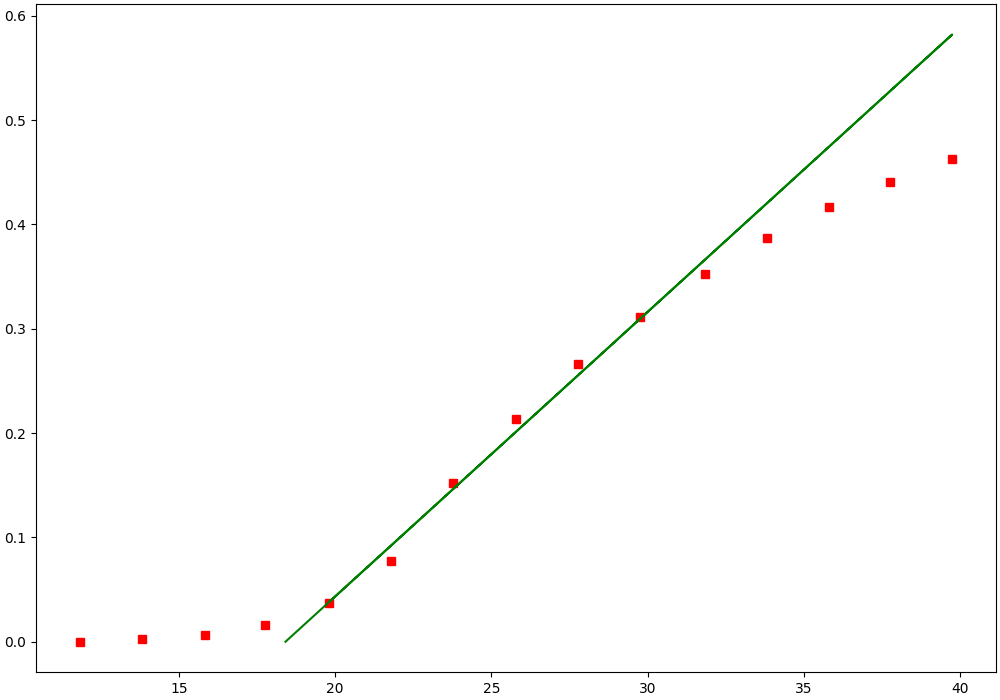

Reproduce this figure in Python.
import math
from pyexpat.errors import XML_ERROR_SUSPEND_PE
import matplotlib.pyplot as plt
import numpy as np
from scipy.optimize import curve_fit 

def mapping(x, a, b): 
    return a * x + b 

T_list = []
U_list = []
t_list = []

t_0 = 6.9092



with  open('data', 'r')  as  data:
    for line in data:
        list_line = list((map(float, line.split())))
        T_list.append(list_line[0])
        U_list.append(list_line[1])
        t_list.append(list_line[2])

for i in range(len(T_list)):
    T_list[i] = T_list[i] + U_list[i] * 24

x = np.array(T_list)
y_list = []

for i in range(len(t_list)):
    y_list.append(1 / ((float)(t_list[i] ** 2 - t_0 ** 2)))

y = np.array(y_list)

correction = y[0]

y = y - correction



x_aproc = x[4:len(x)-4]
y_aproc = y[4:len(y)-4]
x_ful_aproc = x[4:len(x)]

args, covarian = curve_fit(mapping, x_aproc, y_aproc)
a, b = args[0], args[1]
y_fit = a * x_ful_aproc + b
y_fit = np.append(y_fit, 0)
x_ful_aproc = np.append(x_ful_aproc, -b/a)
print(-b/a)

sum = 0
length = len(x_aproc)
for i in range(len(x_aproc)):
    sum += (y_fit[i] - y_aproc[i]) ** 2
error_rate = math.sqrt(sum / (length + 1))
print(error_rate)

x_sr = 0
y_sr = 0

x_dr = 0
y_dr = 0

for i in range(length):
    x_sr += x_aproc[i]
x_sr /= length

for i in range(length):
    x_dr += (x_aproc[i] - x_sr) ** 2
x_dr /= length

for i in range(length):
    y_sr += y_aproc[i]
y_sr /= length

for i in range(length):
    y_dr += (y_aproc[i] - y_sr) ** 2
y_dr /= length

error_rate_a = math.sqrt(((y_dr / x_dr) - a ** 2) / (length - 2))

print(error_rate_a)

x_sr_2 = 0
for i in range(length):
    x_sr_2 += x_aproc[i] ** 2
x_sr_2 /= length

error_rate_b = error_rate_a * math.sqrt(x_sr_2)
print(error_rate_b) 

print(error_rate_a / a)
print(error_rate_b / b)

fig, ax = plt.subplots(figsize=(10,7), constrained_layout=True)

plt.plot(x, y, 'rs')
plt.plot(x_ful_aproc, y_fit, 'g')

plt.savefig("2.png")

with open("upd_data", "w+") as upd_data:
    for i in range(len(y)):
        strin = str(x[i]) + " " + str(y[i]) + "\n"
        upd_data.write(strin)


